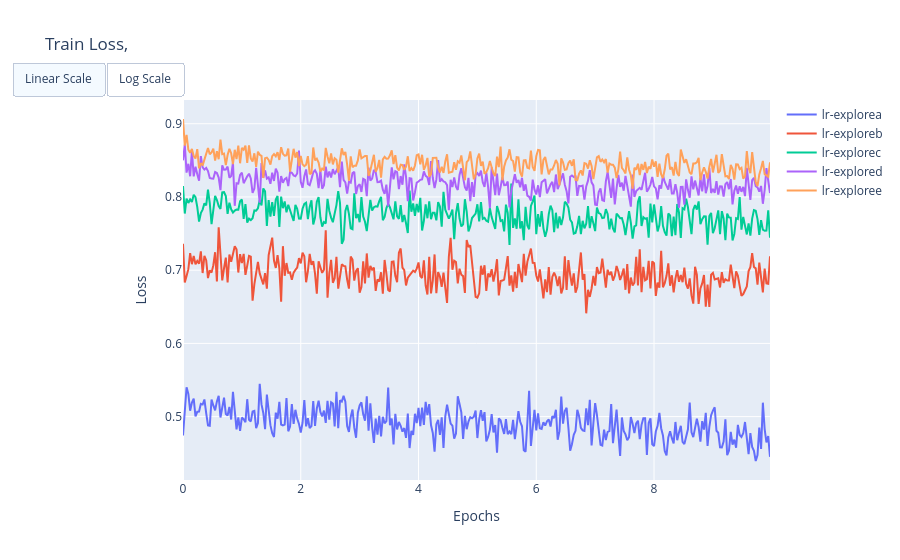

Notebook code for this chart:
### Code cell
evals.plot_loss(run)

### Figure 1 — Plotly figure (JSON) as saved in the notebook; plotly's stock layout.template omitted (floating-point values rounded to 4 significant figures; data arrays with more than 128 entries replaced by an {"elided": "..."} marker saying what was removed)
{"data": [{"mode": "lines", "name": "lr-explorea", "showlegend": true, "type": "scatter", "visible": true, "x": {"elided": "330 float values"}, "y": {"elided": "330 float values"}}, {"mode": "lines", "name": "lr-exploreb", "showlegend": true, "type": "scatter", "visible": true, "x": {"elided": "330 float values"}, "y": {"elided": "330 float values"}}, {"mode": "lines", "name": "lr-explorec", "showlegend": true, "type": "scatter", "visible": true, "x": {"elided": "330 float values"}, "y": {"elided": "330 float values"}}, {"mode": "lines", "name": "lr-explored", "showlegend": true, "type": "scatter", "visible": true, "x": {"elided": "330 float values"}, "y": {"elided": "330 float values"}}, {"mode": "lines", "name": "lr-exploree", "showlegend": true, "type": "scatter", "visible": true, "x": {"elided": "330 float values"}, "y": {"elided": "330 float values"}}], "layout": {"title": {"text": " Train Loss, "}, "updatemenus": [{"buttons": [{"args": [{"yaxis.type": "linear"}], "label": "Linear Scale", "method": "relayout"}, {"args": [{"yaxis.type": "log"}], "label": "Log Scale", "method": "relayout"}], "direction": "right", "showactive": true, "type": "buttons", "x": 0, "y": 1.1}], "xaxis": {"title": {"text": "Epochs"}}, "yaxis": {"title": {"text": " Loss"}}}}
